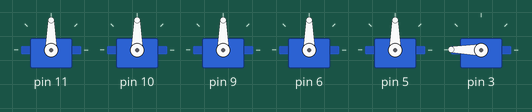
Recording of a sketch running on a simulated Arduino Uno, built with avr-gcc and run on an emulated ATmega328P. On the bench: 6 × servo.

Above: at 0.05 s.
At 2.15 s:
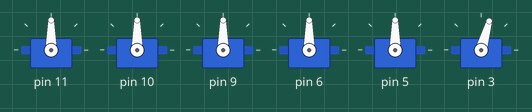
At 4.0 s:
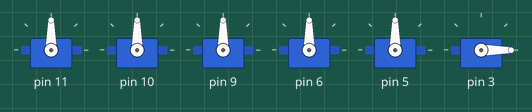
At 8.0 s:
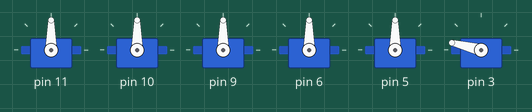
Timing chart, 0 to 10.8 s (numbered marks = the images above):
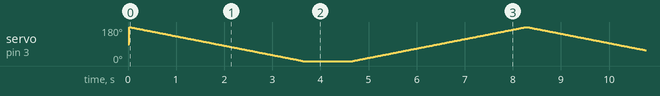

The sketch:

CalibracionServos.ino
```cpp
#include <SoftwareSerial.h>
#include <Servo.h>
Servo myServos[6];
int  PosicionInicial[6] = {90, 90, 90, 90, 90, 180};
int PosicionFinal[6] = {90, 90, 90, 90, 90, 0};
void setup() {
    myServos[0].attach(11);
    myServos[1].attach(10);
    myServos[2].attach(9);
    myServos[3].attach(6);
    myServos[4].attach(5);
    myServos[5].attach(3);
    Serial.begin(9600);
    delay(20);

    for( int i = 0; i<6; i++)
    {
        myServos[i].write(PosicionInicial[i]);
    }
}

void loop() {
  // Se coloca al robot en la posicion inicial
        //memmove(PosicionInicial,PosicionFinal, sizeof(PosicionFinal));
        MoverServo(PosicionInicial, PosicionFinal, myServos);
        delay(1000);
        MoverServo(PosicionFinal, PosicionInicial, myServos);
        //memmove(servoPPos,servoPos, sizeof(servoPos));
}

void MoverServo(int (& servoPreviousPos)[6], int (& servoPosAct)[6], Servo (& servo)[6]) {
  for(int s=0; s<6; s++){
    if (servoPreviousPos[s] > servoPosAct[s]) {
          for ( int j = servoPreviousPos[s]; j >= servoPosAct[s]; j--) {
            servo[s].write(j);
            delay(20);
          }
      }
      if (servoPreviousPos[s] < servoPosAct[s]) {
        for ( int j = servoPreviousPos[s]; j <= servoPosAct[s]; j++) {
          servo[s].write(j);
          delay(20);
        }
      }
      //servoPreviousPos[s] = servoPosAct[s];
  }
  }
```
